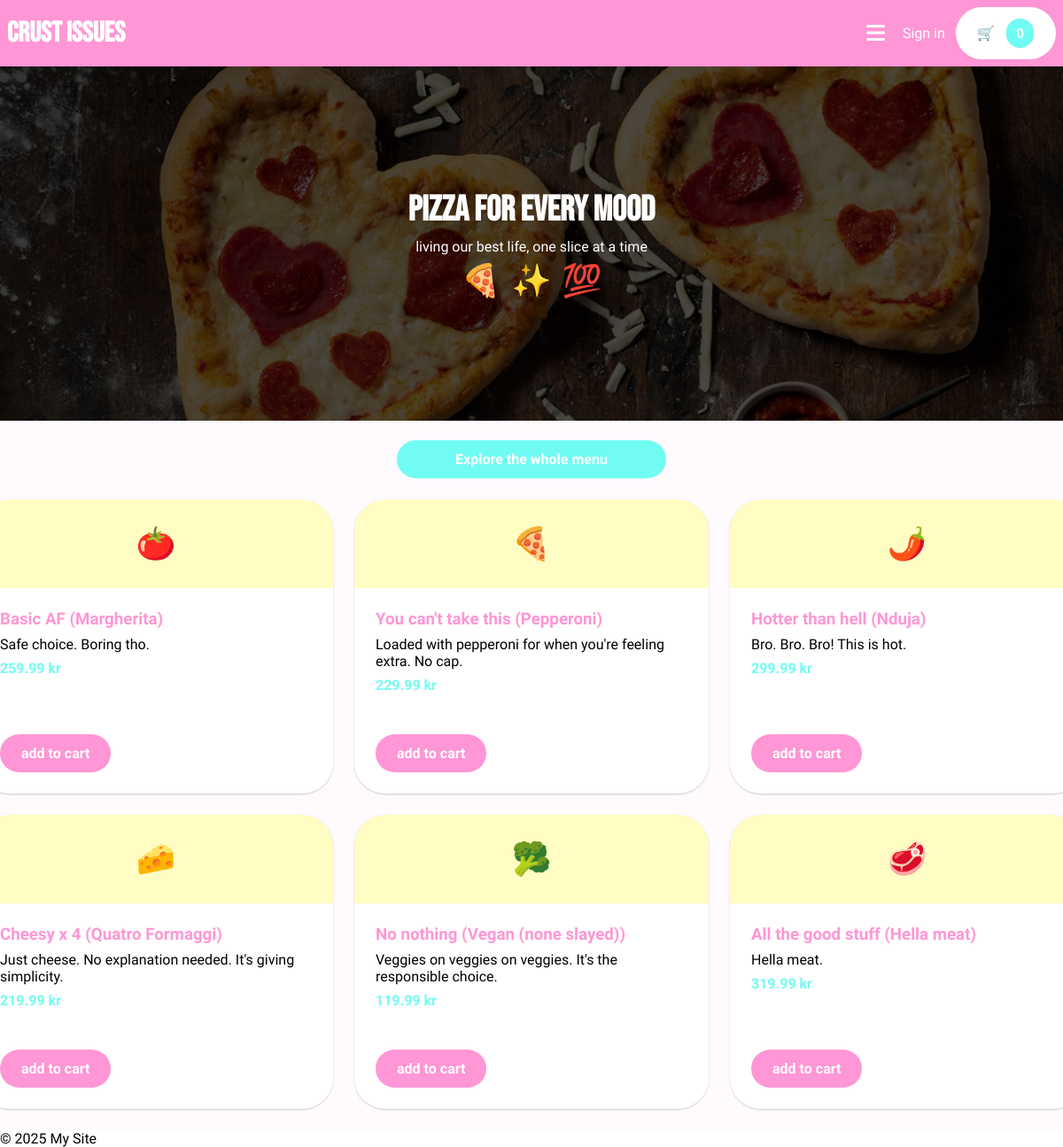
The page / on the database its author committed.
### application/models.py (models this page shows, shortened)
class Pizza(models.Model):
    name = models.CharField(max_length=100)
    base_price = models.DecimalField(max_digits=6, decimal_places=2)
    available_toppings = models.ManyToManyField(Topping, blank=True)
    icon = models.CharField(max_length=255)
    description = models.CharField(max_length=100)

### application/views.py (the view)
# urls.py: path("", views.home, name="home"),
def home(request):
   all_pizzas = Pizza.objects.all()
   return render(request, "home.html", {"pizzas": all_pizzas})

### application/templates/home.html
{% extends "layout.html" %} {% block content %}
<div class="hero-wrapper">
  <div class="hero-container center col">
    <h2>PIZZA FOR EVERY MOOD</h2>
    <p>living our best life, one slice at a time</p>
    <div class="row">
      <div class="wiggle emoji">🍕</div>
      <div class="wiggle emoji">✨</div>
      <div class="wiggle emoji">💯</div>
    </div>
  </div>
  <img src="/static/images/main-pizza.png" alt="" />
  <div class="overlay"></div>
</div>
<div class="center" style="margin-top: 1.4rem">
  <a
    href="{% url 'application:menu' %}"
    class="cta cta-primary bg-turqoise"
    style="width: 16rem"
  >
    Explore the whole menu
  </a>
</div>
<div class="product-grid center">
  {% for pizza in pizzas %} {% include "components/pizza-card.html" %}
  {%endfor%}
</div>
{% endblock %}

### application/templates/components/pizza-card.html
<div class="product-card bg-yellow">
  <div class="emoji center">{{ pizza.icon }}</div>
  <div class="description">
    <div>
      <h3>{{ pizza.name }}</h3>
      <p>{{ pizza.description }}</p>
      <p class="price">{{ pizza.base_price }} kr</p>
    </div>
    <a
      id="add-pizza-{{pizza.id}}"
      href="{% url 'application:select-pizza' pizza_id=pizza.id %}"
      class="cta cta-primary w-fit"
    >
      add to cart
    </a>
  </div>
</div>

### application/static/css/styles.css (style rules this page uses)
* { padding: 0; margin: 0; font-family: "Quicksand", sans-serif; }
:root { --color-purple: rgb(254, 250, 254); --color-pink: rgb(255, 150, 213); --color-white: white; --color-turqoise: rgb(112, 252, 243); --color-light-turqoise: rgb(197, 248, 244); --color-yellow: rgb(255, 253, 195); --spacing-small: 0.5rem; --spacing-medium: 0.75rem; --spacing-large: 1.5rem; --rounded: 35px; --rounded-full: 50%; }
h1, h2 { color: var(--color-white); font-family: "Bebas Neue", sans-serif; }
a { text-decoration: none; color: var(--color-white); }
.cta { padding: var(--spacing-medium) var(--spacing-large); font-weight: 900; text-align: center; }
.cta-primary { background-color: var(--color-pink); border-radius: var(--rounded); color: var(--color-white); }
.row { display: flex; gap: var(--spacing-medium); align-items: center; }
.col { display: flex; flex-direction: column; gap: var(--spacing-small); align-items: center; }
.center { display: flex; align-items: center; justify-content: center; }
.hero-container { position: absolute; inset: 0; z-index: 1; color: var(--color-white); }
.hero-container > h2 { font-size: 40px; }
.hero-wrapper { position: relative; height: 400px; width: 100vw; }
.hero-wrapper > img { position: absolute; inset: 0; height: 100%; width: 100%; object-fit: cover; }
.overlay { position: absolute; inset: 0; background-color: rgba(0, 0, 0, 0.7); }
.product-grid { display: grid; grid-template-columns: repeat(3, 400px); gap: var(--spacing-large); padding: var(--spacing-large); height: 100%; }
.product-card { display: flex; flex-direction: column; border-radius: var(--rounded); box-shadow: 0 1px 2px 0 rgba(0, 0, 0, 0.2); }
.product-card > .emoji { width: 100%; height: 100px; }
.product-card > .description { background-color: var(--color-white); border-bottom-right-radius: var(--rounded); border-bottom-left-radius: var(--rounded); display: flex; justify-content: space-between; flex-direction: column; height: 184px; padding: var(--spacing-large); }
.product-card > .description > div > h3 { color: var(--color-pink); font-family: "Bebas Neue" sans-serif; margin-bottom: var(--spacing-small); }
.product-card > .description > div > .price { color: var(--color-turqoise); font-weight: 900; margin-top: var(--spacing-small); }
.emoji { font-size: 36px; }
.w-fit { width: fit-content; }
.bg-yellow { background-color: var(--color-yellow); }
.bg-turqoise { background-color: var(--color-turqoise); }
.wiggle { display: inline-block; animation: wiggle 0.6s ease-in-out infinite; }

### rows shown on the page
Pizza: icon "🍅", name "Basic AF (Margherita)", description "Safe choice. Boring tho.", base_price "259.99"
Pizza: icon "🍕", name "You can't take this (Pepperoni)", description "Loaded with pepperoni for when you're feeling extra. No cap.", base_price "229.99"
Pizza: icon "🌶️", name "Hotter than hell (Nduja)", description "Bro. Bro. Bro! This is hot.", base_price "299.99"
Pizza: icon "🧀", name "Cheesy x 4 (Quatro Formaggi)", description "Just cheese. No explanation needed. It's giving simplicity.", base_price "219.99"
Pizza: icon "🥦", name "No nothing (Vegan (none slayed))", description "Veggies on veggies on veggies. It's the responsible choice.", base_price "119.99"
Pizza: icon "🥩", name "All the good stuff (Hella meat)", description "Hella meat.", base_price "319.99"
